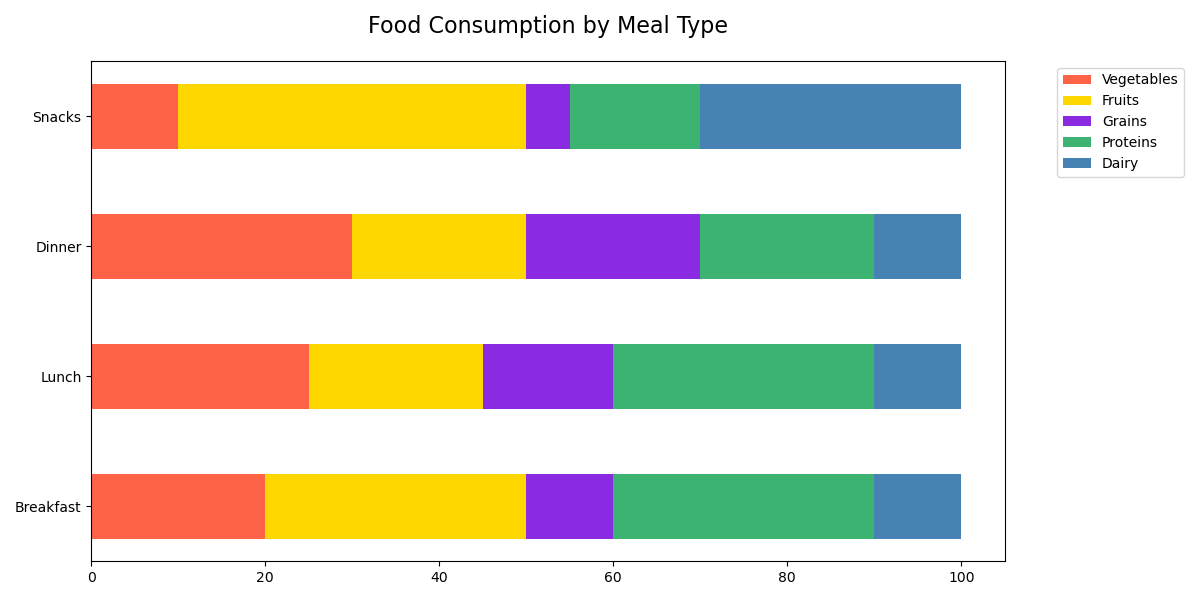

Source code (Python):

import matplotlib.pyplot as plt
import numpy as np

# Data
categories = ['Breakfast', 'Lunch', 'Dinner', 'Snacks']
vegetables = [20, 25, 30, 10]
fruits = [30, 20, 20, 40]
grains = [10, 15, 20, 5]
proteins = [30, 30, 20, 15]
dairy = [10, 10, 10, 30]

# Create numpy array for stack bars
data = np.array([vegetables, fruits, grains, proteins, dairy])

# Colors for each stack
colors = ['#FF6347', '#FFD700', '#8A2BE2', '#3CB371', '#4682B4']

# Create horizontal stacked bar chart
fig, ax = plt.subplots(figsize=(12, 6))

# Stacked bars
bars = ax.barh(categories, data[0], color=colors[0], height=0.5)
for i in range(1, data.shape[0]):
    bars = ax.barh(categories, data[i], left=np.sum(data[:i], axis=0), color=colors[i], height=0.5)

# Add legend and title
ax.legend(['Vegetables', 'Fruits', 'Grains', 'Proteins', 'Dairy'], bbox_to_anchor=(1.05, 1), loc='upper left')
ax.set_title('Food Consumption by Meal Type', fontsize=16, pad=20)

# Show plot
plt.tight_layout()
plt.show()
